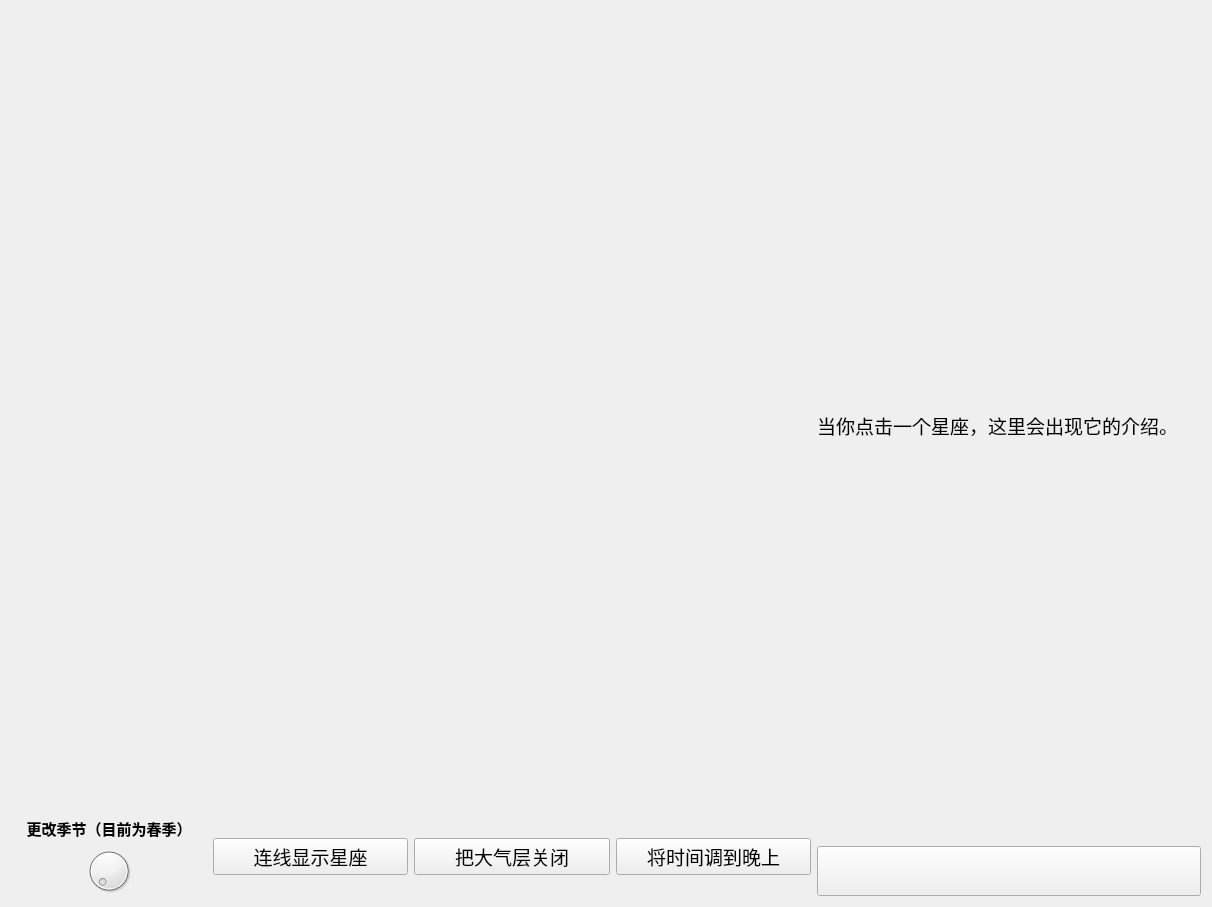
<?xml version="1.0" encoding="UTF-8"?>
<ui version="4.0">
 <class>Widget</class>
 <widget class="QWidget" name="Widget">
  <property name="geometry">
   <rect>
    <x>0</x>
    <y>0</y>
    <width>1212</width>
    <height>859</height>
   </rect>
  </property>
  <property name="windowTitle">
   <string>Widget</string>
  </property>
  <layout class="QHBoxLayout" name="horizontalLayout_2">
   <item>
    <layout class="QVBoxLayout" name="verticalLayout_2">
     <item>
      <widget class="QStackedWidget" name="ImageShowStack">
       <property name="minimumSize">
        <size>
         <width>800</width>
         <height>800</height>
        </size>
       </property>
       <property name="maximumSize">
        <size>
         <width>800</width>
         <height>800</height>
        </size>
       </property>
       <property name="currentIndex">
        <number>1</number>
       </property>
       <widget class="QWidget" name="page"/>
       <widget class="QWidget" name="page_2"/>
      </widget>
     </item>
     <item>
      <layout class="QHBoxLayout" name="horizontalLayout">
       <item>
        <layout class="QVBoxLayout" name="verticalLayout">
         <item>
          <widget class="QLabel" name="seasonLabel">
           <property name="font">
            <font>
             <pointsize>11</pointsize>
             <bold>true</bold>
            </font>
           </property>
           <property name="focusPolicy">
            <enum>Qt::NoFocus</enum>
           </property>
           <property name="text">
            <string>更改季节（目前为春季）</string>
           </property>
           <property name="alignment">
            <set>Qt::AlignCenter</set>
           </property>
          </widget>
         </item>
         <item>
          <widget class="QDial" name="dial">
           <property name="maximum">
            <number>3</number>
           </property>
          </widget>
         </item>
        </layout>
       </item>
       <item>
        <widget class="QPushButton" name="detailsButton">
         <property name="font">
          <font>
           <pointsize>14</pointsize>
          </font>
         </property>
         <property name="text">
          <string>连线显示星座</string>
         </property>
        </widget>
       </item>
       <item>
        <widget class="QPushButton" name="atmosphereButton">
         <property name="font">
          <font>
           <pointsize>14</pointsize>
          </font>
         </property>
         <property name="text">
          <string>把大气层关闭</string>
         </property>
        </widget>
       </item>
       <item>
        <widget class="QPushButton" name="timeButton">
         <property name="font">
          <font>
           <pointsize>14</pointsize>
          </font>
         </property>
         <property name="text">
          <string>将时间调到晚上</string>
         </property>
        </widget>
       </item>
      </layout>
     </item>
    </layout>
   </item>
   <item>
    <layout class="QVBoxLayout" name="verticalLayout_3">
     <item>
      <widget class="QLabel" name="informationLabel">
       <property name="palette">
        <palette>
         <active>
          <colorrole role="Text">
           <brush brushstyle="SolidPattern">
            <color alpha="255">
             <red>255</red>
             <green>255</green>
             <blue>255</blue>
            </color>
           </brush>
          </colorrole>
          <colorrole role="Window">
           <brush brushstyle="SolidPattern">
            <color alpha="255">
             <red>25</red>
             <green>25</green>
             <blue>112</blue>
            </color>
           </brush>
          </colorrole>
         </active>
         <inactive>
          <colorrole role="Text">
           <brush brushstyle="SolidPattern">
            <color alpha="255">
             <red>255</red>
             <green>255</green>
             <blue>255</blue>
            </color>
           </brush>
          </colorrole>
          <colorrole role="Window">
           <brush brushstyle="SolidPattern">
            <color alpha="255">
             <red>25</red>
             <green>25</green>
             <blue>112</blue>
            </color>
           </brush>
          </colorrole>
         </inactive>
         <disabled>
          <colorrole role="Base">
           <brush brushstyle="SolidPattern">
            <color alpha="255">
             <red>25</red>
             <green>25</green>
             <blue>112</blue>
            </color>
           </brush>
          </colorrole>
          <colorrole role="Window">
           <brush brushstyle="SolidPattern">
            <color alpha="255">
             <red>25</red>
             <green>25</green>
             <blue>112</blue>
            </color>
           </brush>
          </colorrole>
         </disabled>
        </palette>
       </property>
       <property name="font">
        <font>
         <pointsize>14</pointsize>
         <stylestrategy>PreferAntialias</stylestrategy>
        </font>
       </property>
       <property name="text">
        <string>当你点击一个星座，这里会出现它的介绍。</string>
       </property>
      </widget>
     </item>
     <item>
      <widget class="QPushButton" name="colorButton">
       <property name="minimumSize">
        <size>
         <width>0</width>
         <height>50</height>
        </size>
       </property>
       <property name="text">
        <string/>
       </property>
      </widget>
     </item>
    </layout>
   </item>
  </layout>
 </widget>
 <resources/>
 <connections/>
</ui>
